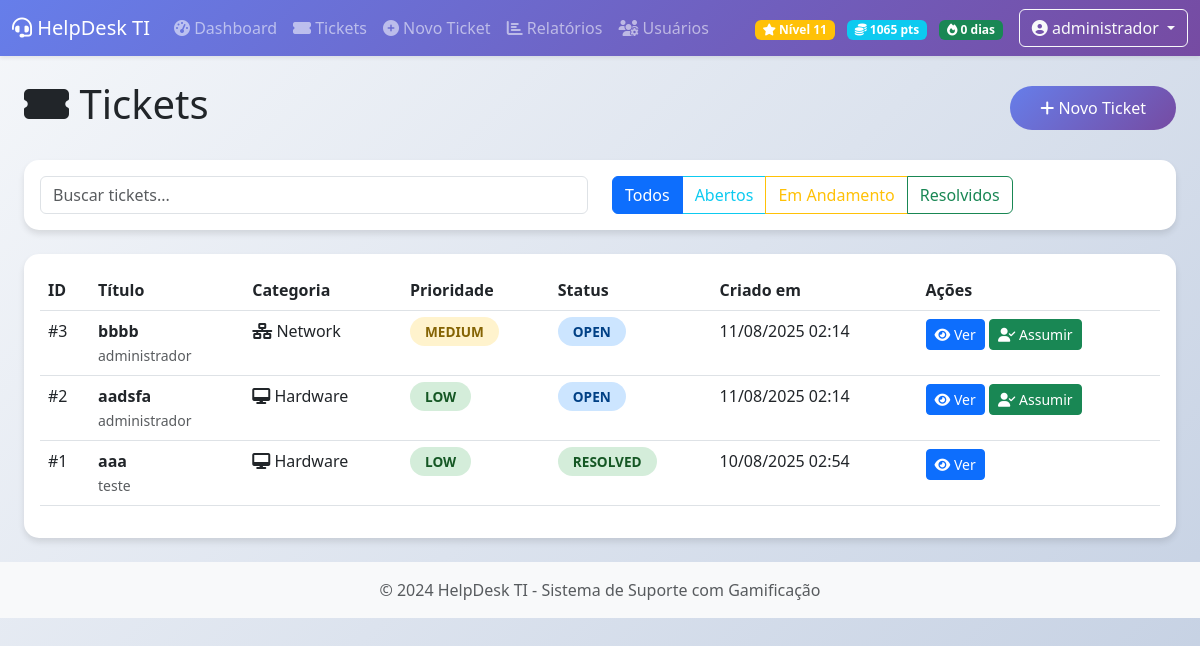
The page /tickets (signed in) on the database as committed earlier.
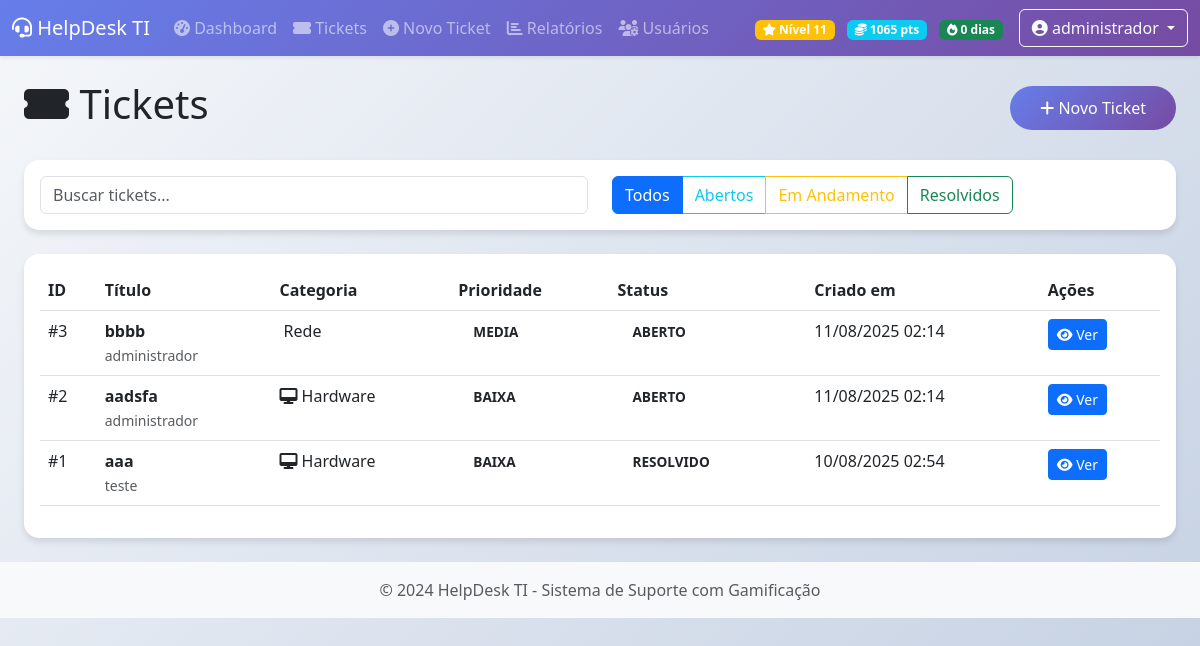
The same page on the database as committed later.
### app.py (models this page shows, shortened)
class User(UserMixin, db.Model):
    id = db.Column(db.Integer, primary_key=True)
    username = db.Column(db.String(80), unique=True, nullable=False)
    email = db.Column(db.String(120), unique=True, nullable=False)
    password_hash = db.Column(db.String(200), nullable=False)
    full_name = db.Column(db.String(200), nullable=False)
    role = db.Column(db.String(50), default='user')  # admin, technician, user
    department = db.Column(db.String(100))
    is_active = db.Column(db.Boolean, default=True)
    created_at = db.Column(db.DateTime, default=datetime.utcnow)
    created_by = db.Column(db.Integer, db.ForeignKey('user.id'))
    last_login = db.Column(db.DateTime)
    points = db.Column(db.Integer, default=0)
    level = db.Column(db.Integer, default=1)
    badges = db.Column(db.Text, default='[]')
    streak_days = db.Column(db.Integer, default=0)
    creator = db.relationship('User', remote_side=[id], backref='created_users')

class Ticket(db.Model):
    id = db.Column(db.Integer, primary_key=True)
    title = db.Column(db.String(200), nullable=False)
    description = db.Column(db.Text, nullable=False)
    category = db.Column(db.String(50), nullable=False)
    priority = db.Column(db.String(20), nullable=False)
    status = db.Column(db.String(20), default='open')
    user_id = db.Column(db.Integer, db.ForeignKey('user.id'), nullable=False)
    assigned_to = db.Column(db.Integer, db.ForeignKey('user.id'))
    created_at = db.Column(db.DateTime, default=datetime.utcnow)
    updated_at = db.Column(db.DateTime, default=datetime.utcnow, onupdate=datetime.utcnow)
    resolved_at = db.Column(db.DateTime)
    resolution_time = db.Column(db.Integer)  # em minutos
    creator = db.relationship('User', foreign_keys=[user_id], backref='tickets_created')
    technician = db.relationship('User', foreign_keys=[assigned_to], backref='tickets_assigned')

### app.py (the view)
@app.route('/tickets')
@login_required
@active_required
def tickets_list():
    page = request.args.get('page', 1, type=int)
    status_filter = request.args.get('status', 'all')
    if current_user.role in ['admin', 'technician']:
        query = Ticket.query
    else:
        query = Ticket.query.filter_by(user_id=current_user.id)
    if status_filter != 'all':
        query = query.filter_by(status=status_filter)
    tickets = query.order_by(Ticket.created_at.desc()).paginate(
        page=page, per_page=10, error_out=False
    )
    return render_template('tickets/list.html', tickets=tickets, status_filter=status_filter)

### app.py (called while the page is built)
def active_required(f):
    @wraps(f)
    def decorated_function(*args, **kwargs):
        if current_user.is_authenticated and not current_user.is_active:
            flash('Sua conta foi desativada. Entre em contato com o administrador.', 'warning')
            logout_user()
            return redirect(url_for('login'))
        return f(*args, **kwargs)
    return decorated_function

@login_manager.user_loader
def load_user(user_id):
    return User.query.get(int(user_id))

@app.context_processor
def inject_globals():
    return {
        'category_icons': {
            'hardware': 'fa-desktop',
            'software': 'fa-code',
            'network': 'fa-network-wired',
            'printer': 'fa-print',
            'email': 'fa-envelope',
            'access': 'fa-key',
            'other': 'fa-question-circle'
        }
    }

### templates/tickets/list.html (shortened to what this page needs)
{% extends "base.html" %}
{% block content %}
<div class="container-fluid">
    <div class="d-flex justify-content-between align-items-center mb-4">
        <h1><i class="fas fa-ticket-alt"></i> Tickets</h1>
        <a href="{{ url_for('new_ticket') }}" class="btn btn-gradient-primary">
            <i class="fas fa-plus"></i> Novo Ticket
        </a>
    </div>
    <div class="card mb-4">
        <div class="card-body">
            <div class="row">
                <div class="col-md-6">
                    <input type="text" class="form-control" placeholder="Buscar tickets..." onkeyup="searchTickets(this.value)">
                </div>
                <div class="col-md-6">
                    <div class="btn-group" role="group">
                        <a href="?status=all" class="btn btn-outline-primary {% if status_filter == 'all' %}active{% endif %}">Todos</a>
                        <a href="?status=open" class="btn btn-outline-info {% if status_filter == 'open' %}active{% endif %}">Abertos</a>
                        <a href="?status=in_progress" class="btn btn-outline-warning {% if status_filter == 'in_progress' %}active{% endif %}">Em Andamento</a>
                        <a href="?status=resolved" class="btn btn-outline-success {% if status_filter == 'resolved' %}active{% endif %}">Resolvidos</a>
                    </div>
                </div>
            </div>
        </div>
    </div>
    <div class="card">
        <div class="card-body">
            <div class="table-responsive">
                <table class="table table-hover">
                    <thead>
                        <tr>
                            <th>ID</th>
                            <th>Título</th>
                            <th>Categoria</th>
                            <th>Prioridade</th>
                            <th>Status</th>
                            <th>Criado em</th>
                            <th>Ações</th>
                        </tr>
                    </thead>
                    <tbody>
                        {% for ticket in tickets.items %}
                        <tr class="ticket-item">
                            <td>#{{ ticket.id }}</td>
                            <td>
                                <strong>{{ ticket.title }}</strong>
                                <br>
                                <small class="text-muted">{{ ticket.creator.full_name }}</small>
                            </td>
                            <td>
                                <i class="fas {{ category_icons[ticket.category] }}"></i>
                                {{ ticket.category|title }}
                            </td>
                            <td>
                                <span class="priority-label priority-{{ ticket.priority }}">
                                    {{ ticket.priority|upper }}
                                </span>
                            </td>
                            <td>
                                <span class="status-label status-{{ ticket.status }}">
                                    {{ ticket.status|replace('_', ' ')|upper }}
                                </span>
                            </td>
                            <td>{{ ticket.created_at.strftime('%d/%m/%Y %H:%M') }}</td>
                            <td>
                                <a href="{{ url_for('view_ticket', ticket_id=ticket.id) }}" class="btn btn-sm btn-primary">
                                    <i class="fas fa-eye"></i> Ver
                                </a>
                                {% if current_user.role in ['technician', 'admin'] and ticket.status == 'open' %}
                                <button onclick="assignTicket({{ ticket.id }})" class="btn btn-sm btn-success">
                                    <i class="fas fa-user-check"></i> Assumir
                                </button>
                                {% endif %}
                            </td>
                        </tr>
                        {% endfor %}
                    </tbody>
                </table>
            </div>
        </div>
    </div>
</div>
{% endblock %}

### templates/base.html (shortened to what this page needs)
<!DOCTYPE html>
<html lang="pt-BR">
<head>
    <link href="https://cdn.jsdelivr.net/npm/bootstrap@5.3.0/dist/css/bootstrap.min.css" rel="stylesheet">
    <link rel="stylesheet" href="https://cdnjs.cloudflare.com/ajax/libs/font-awesome/6.4.0/css/all.min.css">
    <link rel="stylesheet" href="{{ url_for('static', filename='css/style.css') }}">
</head>
<body>
    <nav class="navbar navbar-expand-lg navbar-dark bg-gradient-primary shadow-sm">
        <div class="container-fluid">
            <a class="navbar-brand" href="{{ url_for('dashboard') }}">
                <i class="fas fa-headset"></i> HelpDesk TI
            </a>
            {% if current_user.is_authenticated %}
            <div class="collapse navbar-collapse" id="navbarNav">
                <ul class="navbar-nav me-auto">
                    <li class="nav-item">
                        <a class="nav-link" href="{{ url_for('dashboard') }}">
                            <i class="fas fa-tachometer-alt"></i> Dashboard
                        </a>
                    </li>
                    <li class="nav-item">
                        <a class="nav-link" href="{{ url_for('tickets_list') }}">
                            <i class="fas fa-ticket-alt"></i> Tickets
                        </a>
                    </li>
                    <li class="nav-item">
                        <a class="nav-link" href="{{ url_for('new_ticket') }}">
                            <i class="fas fa-plus-circle"></i> Novo Ticket
                        </a>
                    </li>
                    {% if current_user.role in ['technician', 'admin'] %}
                    <li class="nav-item">
                        <a class="nav-link" href="{{ url_for('reports') }}">
                            <i class="fas fa-chart-bar"></i> Relatórios
                        </a>
                    </li>
                    {% endif %}
                    {% if current_user.role == 'admin' %}
                    <li class="nav-item">
                        <a class="nav-link" href="{{ url_for('admin_users') }}">
                            <i class="fas fa-users-cog"></i> Usuários
                        </a>
                    </li>
                    {% endif %}
                </ul>
                <div class="d-flex align-items-center">
                    {% if current_user.role in ['admin', 'technician'] %}
                    <div class="me-3 text-white">
                        <span class="badge bg-warning me-2">
                            <i class="fas fa-star"></i> Nível {{ current_user.level or 1 }}
                        </span>
                        <span class="badge bg-info me-2">
                            <i class="fas fa-coins"></i> {{ current_user.points or 0 }} pts
                        </span>
                        <span class="badge bg-success">
                            <i class="fas fa-fire"></i> {{ current_user.streak_days or 0 }} dias
                        </span>
                    </div>
                    {% endif %}
                    <div class="dropdown">
                        <button class="btn btn-outline-light dropdown-toggle" type="button" data-bs-toggle="dropdown">
                            <i class="fas fa-user-circle"></i> {{ current_user.full_name }}
                        </button>
                    </div>
                </div>
            </div>
            {% endif %}
        </div>
    </nav>
    <main class="container-fluid py-4">
        {% block content %}{% endblock %}
    </main>
    <footer class="footer mt-auto py-3 bg-light">
        <div class="container text-center">
            <span class="text-muted">© 2024 HelpDesk TI - Sistema de Suporte com Gamificação</span>
        </div>
    </footer>
</body>
</html>

### static/css/style.css (style rules this page uses)
:root { --primary-gradient: linear-gradient(135deg, #667eea 0%, #764ba2 100%); --success-gradient: linear-gradient(135deg, #84fab0 0%, #8fd3f4 100%); --danger-gradient: linear-gradient(135deg, #f093fb 0%, #f5576c 100%); --warning-gradient: linear-gradient(135deg, #fa709a 0%, #fee140 100%); --info-gradient: linear-gradient(135deg, #4facfe 0%, #00f2fe 100%); }
body { background: linear-gradient(135deg, #f5f7fa 0%, #c3cfe2 100%); min-height: 100vh; font-family: 'Segoe UI', Tahoma, Geneva, Verdana, sans-serif; }
.bg-gradient-primary { background: var(--primary-gradient); }
.card { border: none; border-radius: 15px; box-shadow: 0 4px 6px rgba(0, 0, 0, 0.1); transition: all 0.3s ease; background: white; }
.btn-gradient-primary { background: var(--primary-gradient); color: white; border: none; border-radius: 25px; padding: 10px 30px; transition: all 0.3s ease; }
.priority-label { padding: 5px 15px; border-radius: 20px; font-weight: bold; font-size: 0.85rem; }
.status-label { padding: 5px 15px; border-radius: 20px; font-weight: bold; font-size: 0.85rem; }

Rows that differ between the two databases and show on the page:
changed Ticket "bbbb": category "Network" → "Rede"; priority "MEDIUM" → "MEDIA"; status "OPEN" → "ABERTO"; no longer shows "Assumir"
changed Ticket "aadsfa": priority "LOW" → "BAIXA"; status "OPEN" → "ABERTO"; no longer shows "Assumir"
changed Ticket "aaa": priority "LOW" → "BAIXA"; status "RESOLVED" → "RESOLVIDO"
